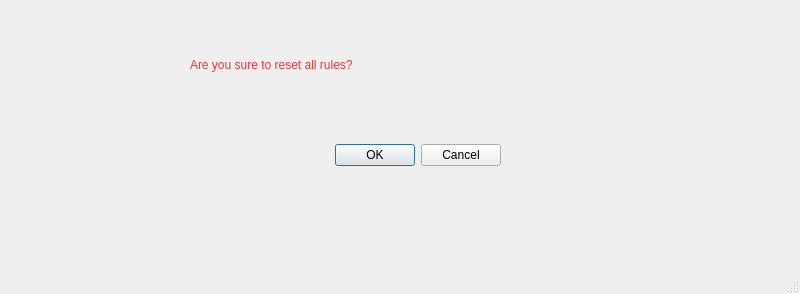
<?xml version="1.0" encoding="UTF-8"?>
<ui version="4.0">
 <class>reset</class>
 <widget class="QMainWindow" name="reset">
  <property name="geometry">
   <rect>
    <x>0</x>
    <y>0</y>
    <width>800</width>
    <height>294</height>
   </rect>
  </property>
  <property name="windowTitle">
   <string>reset</string>
  </property>
  <widget class="QWidget" name="centralwidget">
   <widget class="QLabel" name="label">
    <property name="geometry">
     <rect>
      <x>190</x>
      <y>30</y>
      <width>401</width>
      <height>71</height>
     </rect>
    </property>
    <property name="styleSheet">
     <string notr="true">font: 500 20pt &quot;Noto Sans&quot;;</string>
    </property>
    <property name="text">
     <string>&lt;html&gt;&lt;head/&gt;&lt;body&gt;&lt;p&gt;&lt;span style=&quot; color:#ed333b;&quot;&gt;Are you sure to reset all rules?&lt;/span&gt;&lt;/p&gt;&lt;/body&gt;&lt;/html&gt;</string>
    </property>
   </widget>
   <widget class="QDialogButtonBox" name="buttonBox">
    <property name="geometry">
     <rect>
      <x>330</x>
      <y>125</y>
      <width>171</width>
      <height>61</height>
     </rect>
    </property>
    <property name="styleSheet">
     <string notr="true">QPushButton:hover{
	color:red;
	background-color: black;
	border-radius:10px;
}</string>
    </property>
    <property name="standardButtons">
     <set>QDialogButtonBox::Cancel|QDialogButtonBox::Ok</set>
    </property>
   </widget>
  </widget>
  <widget class="QMenuBar" name="menubar">
   <property name="geometry">
    <rect>
     <x>0</x>
     <y>0</y>
     <width>800</width>
     <height>23</height>
    </rect>
   </property>
  </widget>
  <widget class="QStatusBar" name="statusbar"/>
 </widget>
 <resources/>
 <connections/>
</ui>
